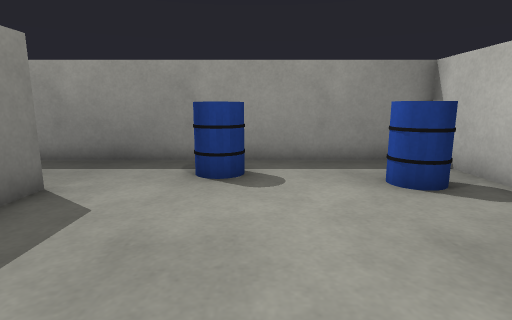
[1] (above)

14 first-person views from a walk through a Webots world. The camera is 0.83 m above the floor, tilts 10° down and sees 80° across. The floor is counted in squares, 0.5 m on a side. Each view is taken from the middle of a square. On the plan, view 1 faces up. The plan holds only what a view shows up to about 15 squares ahead; the rest is blank. The robots in the file are not drawn. Simple shapes and patterns stand in for the simulator's stock objects.

[2]
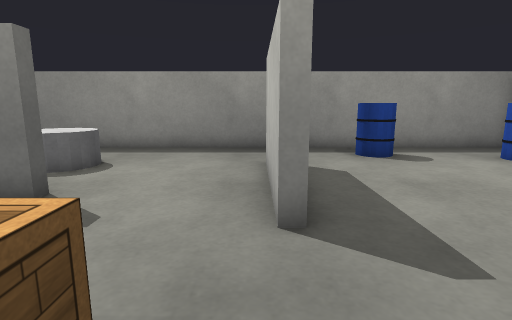

[3]
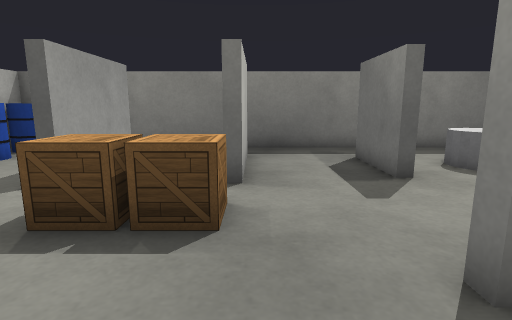

[4]
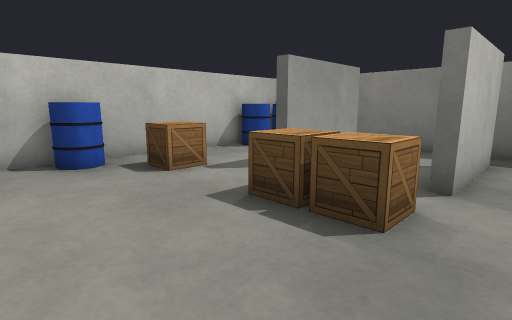

[5]
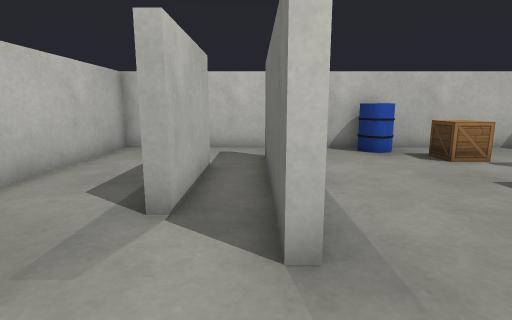

[6]
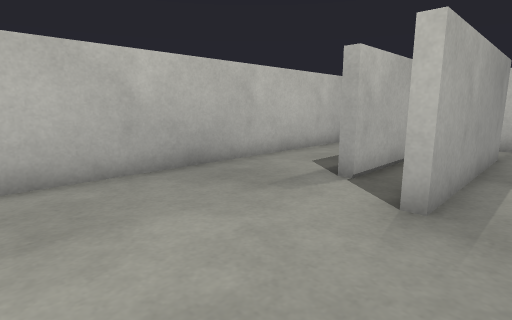

[7]
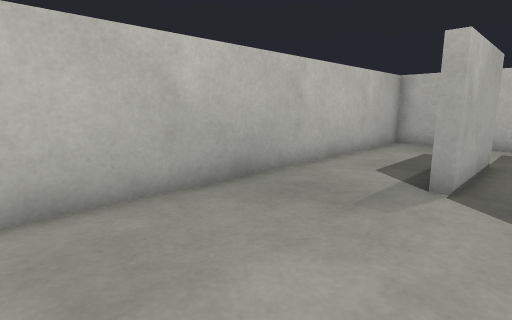

[8]
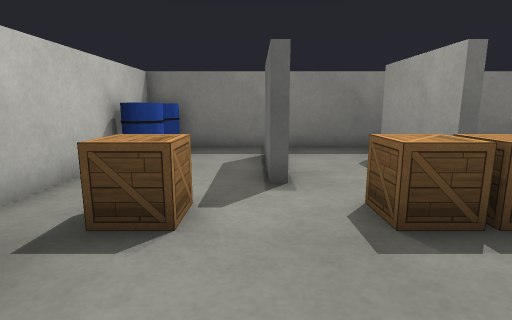

[9]
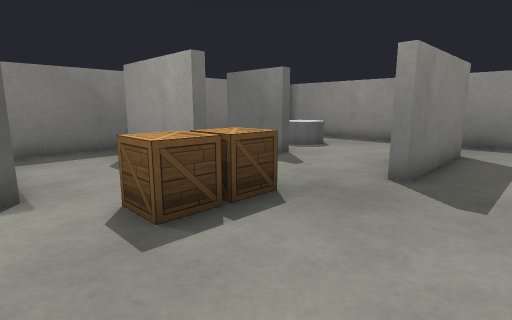

[10]
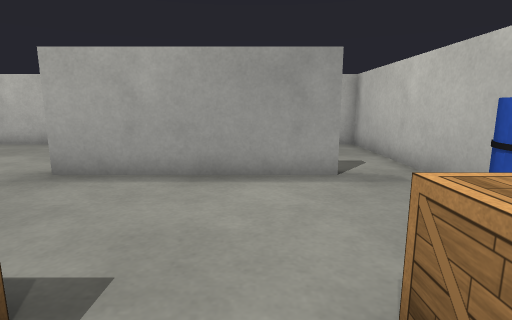

[11]
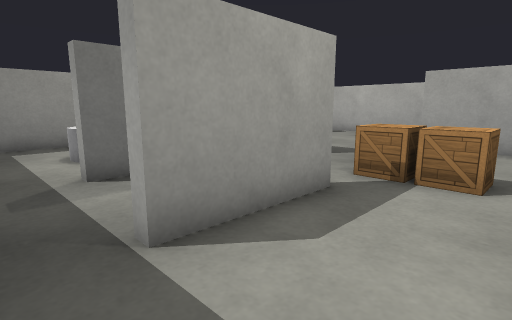

[12]
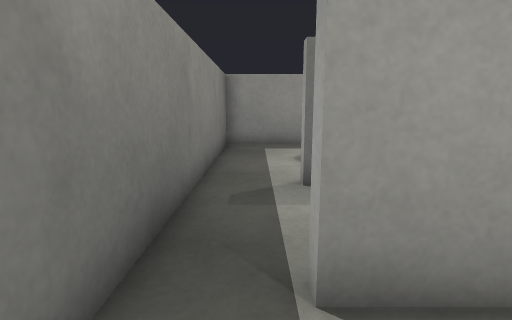

[13]
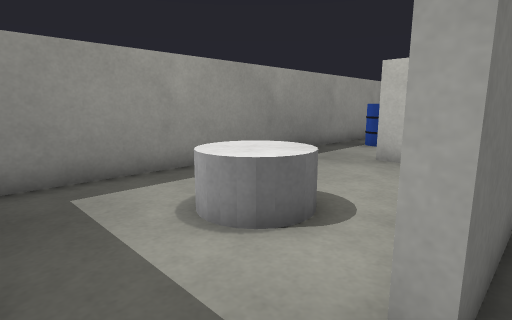

[14]
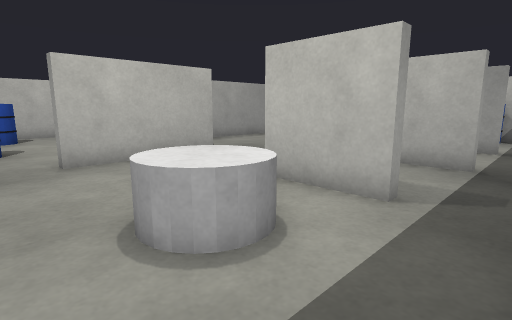

### Floor plan
Points are (right, up) in squares from view 1. A wall is a line through its corners. A room is listed if a view was taken in it or the views show most of it. See-through windows are left out.
Room 1 (views 1, 2, 3, 4, 5, 6, 7, 8, 9, 10, 11, 12, 13, 14)
walls: (-4.3, 1) (-4.7, 1) (-4.7, 6) (-4.3, 6) (-4.3, 1); (-8.5, -1.3) (-8.5, -1.7) (-12.5, -1.7) (-12.5, -1.3) (-8.5, -1.3); (-9, 2.3) (-12, 2.3) (-12, 2.7) (-9, 2.7) (-9, 2.3); (-8.5, -5.3) (-8.5, -5.7) (-12.5, -5.7) (-12.5, -5.3) (-8.5, -5.3); (1.3, -6.6) (1.3, -2.5) (1.8, -2.5); (-0.7, -8) (-0.7, -1) (-0.3, -1) (-0.3, -7.4); (-3.2, -10.3) (5.3, -10.3) (5.3, 9.3) (-14.3, 9.3) (-14.3, -8.5); (-10.2, -10.3) (-5.6, -10.3)
objects: barrel (-14, -10) to (-13, -9); barrel (-12, -10) to (-11, -9); grey cylinder (-11, 5) to (-10, 6); wooden box (-7, -8) to (-6, -7); wooden box (-7, -4) to (-6, -4); wooden box (-7, -3) to (-6, -2); barrel (-5, -10) to (-4, -9); barrel (-1, 7) to (-1, 8); barrel (3, 6) to (4, 7)

Positions as (right, up) in squares from view 1, and headings:
1: (0, 0), facing up
2: (-5, -3), facing up
3: (-2, -1), facing left
4: (-2, 0), facing down-left
5: (0, 2), facing down
6: (-2, 4), facing down-right
7: (0, 4), facing down-right
8: (-2, -6), facing left
9: (-2, -6), facing up-left
10: (-8, -6), facing right
11: (-14, -5), facing up-right
12: (-13, -4), facing up
13: (-14, 2), facing up-right
14: (-14, 8), facing down-right
